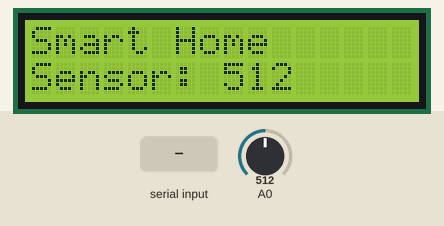
A sketch run on a simulated Arduino Uno, built with avr-gcc and run on an emulated ATmega328P. On the bench: 16×2 character LCD. Inputs (shaded band) come from the test bench; at power-on: A0 = 512. What the sketch prints to the serial monitor is not drawn.

Above: at 1.2 s.
1.3 s: "DISPLAY:\n" received over Serial
At 3.3 s:
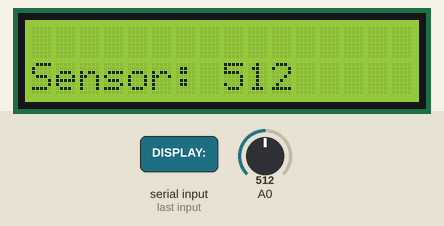
3.6 s: A0 set to 716
At 4.5 s:
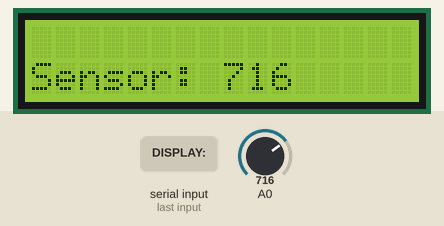
5.6 s: A0 set to 900
At 6.9 s:
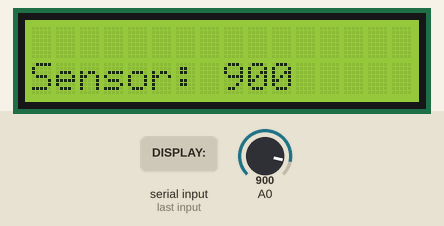
7.6 s: A0 set to 1023
At 9.3 s:
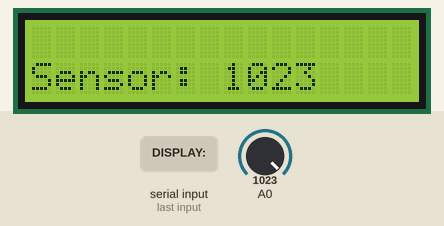
Timing chart, 0 to 10.6 s (numbered marks = the images above; inputs shaded):
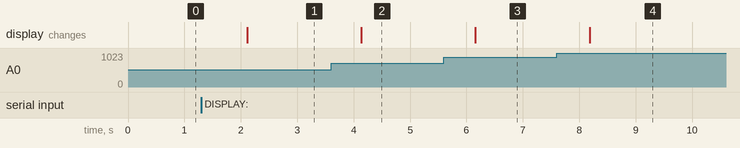

The sketch:

arduino_code.ino
```cpp
// Arduino Code for Smart Home Project

#include <Wire.h>
#include <LiquidCrystal_I2C.h>

// Initialize the LCD (I2C address 0x27, 16 column, 2 rows)
LiquidCrystal_I2C lcd(0x27, 16, 2);

void setup() {
  Serial.begin(9600); // Start serial communication
  lcd.begin(16, 2);   // Initialize the LCD (16 columns, 2 rows)
  lcd.backlight();    // Turn on the backlight
  lcd.setCursor(0, 0);
  lcd.print("Smart Home");
}

void loop() {
  if (Serial.available() > 0) {
    String command = Serial.readStringUntil('\n');

    if (command.startsWith("DISPLAY:")) {
      String text = command.substring(8);
      lcd.clear();
      lcd.setCursor(0, 0);
      lcd.print(text);
    } else if (command == "CLEAR") {
      lcd.clear();
    }
  }

  // Example: Send dummy sensor data to Raspberry Pi
  int sensorValue = analogRead(A0);
  Serial.println(sensorValue);

  // Display sensor value on LCD
  lcd.setCursor(0, 1);
  lcd.print("Sensor: ");
  lcd.print(sensorValue);

  delay(1000); // Wait for 1 second
}
```

Measured:
- after the input at 1.3 s, the display: changes after 0.81 s (image 1)
- after the input at 3.6 s, the display: changes after 0.54 s (image 2)
- after the input at 5.6 s, the display: changes after 0.56 s (image 3)
- after the input at 7.6 s, the display: changes after 0.58 s (image 4)
